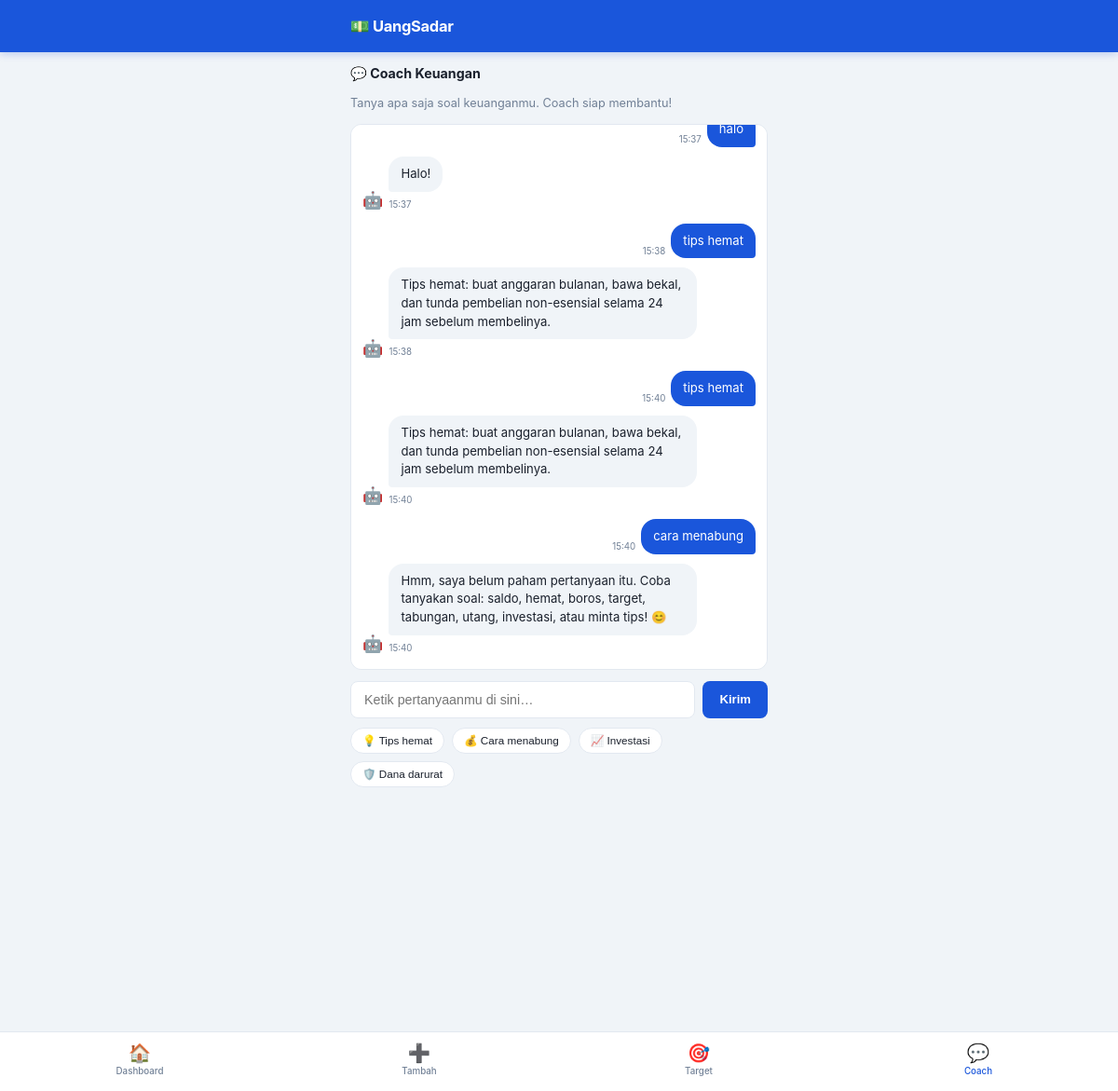
Page /chat on the committed database.
### tables this page shows
CREATE TABLE chat_log (
            id          INTEGER PRIMARY KEY AUTOINCREMENT,
            pesan_user  TEXT NOT NULL,
            balasan_bot TEXT NOT NULL,
            waktu       TEXT NOT NULL
        );

### app.py (the view)
@app.route("/chat", methods=["GET", "POST"])
def chat():
    if request.method == "POST":
        pesan = request.form.get("pesan", "").strip()
        if pesan:
            balasan = coach_reply(pesan)
            models.simpan_chat(pesan, balasan)
        return redirect(url_for("chat"))
    log = models.get_chat_log()
    return render_template("chat.html", log=log)

### models.py (called while the page is built)
def get_db():
    conn = sqlite3.connect(DB_PATH)
    conn.row_factory = sqlite3.Row
    return conn

def get_chat_log():
    conn = get_db()
    rows = conn.execute(
        "SELECT * FROM chat_log ORDER BY id DESC LIMIT 30"
    ).fetchall()
    conn.close()
    return list(reversed(rows))

### templates/chat.html (shortened to what this page needs)
{% extends "base.html" %}
{% block content %}
<section class="section chat-section">
  <h2 class="section-title">💬 Coach Keuangan</h2>
  <p class="chat-intro">Tanya apa saja soal keuanganmu. Coach siap membantu!</p>
  <div class="chat-box" id="chatBox">
    {% for entry in log %}
    <div class="bubble bubble--user">
      <span class="bubble-text">{{ entry.pesan_user }}</span>
      <span class="bubble-time">{{ entry.waktu[11:16] }}</span>
    </div>
    <div class="bubble bubble--bot">
      <span class="bubble-avatar">🤖</span>
      <div>
        <span class="bubble-text">{{ entry.balasan_bot }}</span>
        <span class="bubble-time">{{ entry.waktu[11:16] }}</span>
      </div>
    </div>
    {% endfor %}
  </div>
  <form method="post" action="{{ url_for('chat') }}" class="chat-form" id="chatForm">
    <input
      class="chat-input"
      type="text"
      name="pesan"
      id="pesanInput"
      placeholder="Ketik pertanyaanmu di sini…"
      autocomplete="off"
      required
      maxlength="200"
    />
    <button type="submit" class="btn btn--primary chat-send">Kirim</button>
  </form>
  <div class="quick-chips">
    <button class="chip" onclick="isiPesan('tips hemat')">💡 Tips hemat</button>
    <button class="chip" onclick="isiPesan('cara menabung')">💰 Cara menabung</button>
    <button class="chip" onclick="isiPesan('investasi')">📈 Investasi</button>
    <button class="chip" onclick="isiPesan('dana darurat')">🛡️ Dana darurat</button>
  </div>
</section>
{% endblock %}

### templates/base.html (shortened to what this page needs)
<!DOCTYPE html>
<html lang="id">
<head>
  <link rel="stylesheet" href="{{ url_for('static', filename='style.css') }}" />
</head>
<body>
  <header class="app-header">
    <div class="header-inner">
      <span class="logo">💵 UangSadar</span>
    </div>
  </header>
  <main class="main-content">
    {% block content %}{% endblock %}
  </main>
  <nav class="bottom-nav">
    <a href="{{ url_for('dashboard') }}"
       class="nav-item {% if request.endpoint == 'dashboard' %}active{% endif %}">
      <span class="nav-icon">🏠</span>
      <span class="nav-label">Dashboard</span>
    </a>
    <a href="{{ url_for('tambah') }}"
       class="nav-item {% if request.endpoint == 'tambah' %}active{% endif %}">
      <span class="nav-icon">➕</span>
      <span class="nav-label">Tambah</span>
    </a>
    <a href="{{ url_for('target') }}"
       class="nav-item {% if request.endpoint == 'target' %}active{% endif %}">
      <span class="nav-icon">🎯</span>
      <span class="nav-label">Target</span>
    </a>
    <a href="{{ url_for('chat') }}"
       class="nav-item {% if request.endpoint == 'chat' %}active{% endif %}">
      <span class="nav-icon">💬</span>
      <span class="nav-label">Coach</span>
    </a>
  </nav>
</body>
</html>

### static/style.css (style rules this page uses)
*, *::before, *::after { box-sizing: border-box; margin: 0; padding: 0; }
:root { --clr-bg: #f0f4f8; --clr-surface: #ffffff; --clr-border: #e2e8f0; --clr-text: #1a202c; --clr-muted: #718096; --clr-primary: #1a56db; --clr-primary-l:#ebf0ff; --clr-success: #16a34a; --clr-success-l:#dcfce7; --clr-danger: #dc2626; --clr-danger-l: #fee2e2; --clr-warn: #d97706; --clr-warn-l: #fef3c7; --clr-masuk: #16a34a; --clr-keluar: #dc2626; --radius: 12px; --radius-sm: 8px; --shadow: 0 1px 4px rgba(0,0,0,.08); }
html { font-size: 15px; }
body { font-family: -apple-system, "Segoe UI", system-ui, sans-serif; background: var(--clr-bg); color: var(--clr-text); line-height: 1.6; padding-top: 56px; padding-bottom: 72px; }
.app-header { position: fixed; top: 0; left: 0; right: 0; height: 56px; background: var(--clr-primary); color: #fff; z-index: 100; box-shadow: 0 2px 8px rgba(26,86,219,.25); }
.header-inner { max-width: 480px; margin: 0 auto; height: 100%; display: flex; align-items: center; padding: 0 16px; }
.logo { font-size: 1.1rem; font-weight: 700; letter-spacing: -.3px; }
.main-content { max-width: 480px; margin: 0 auto; padding: 12px 16px 16px; }
.bottom-nav { position: fixed; bottom: 0; left: 0; right: 0; height: 64px; background: var(--clr-surface); border-top: 1px solid var(--clr-border); display: flex; z-index: 100; }
.nav-item { flex: 1; display: flex; flex-direction: column; align-items: center; justify-content: center; text-decoration: none; color: var(--clr-muted); gap: 2px; font-size: .7rem; transition: color .15s; }
.nav-item.active { color: var(--clr-primary); }
.nav-icon { font-size: 1.3rem; line-height: 1; }
.nav-label { font-size: .65rem; font-weight: 500; }
.section { margin-bottom: 4px; }
.section-title { font-size: .95rem; font-weight: 700; margin-bottom: 10px; color: var(--clr-text); }
.btn { display: inline-flex; align-items: center; justify-content: center; padding: 10px 18px; border-radius: var(--radius-sm); font-size: .875rem; font-weight: 600; cursor: pointer; border: none; text-decoration: none; transition: opacity .15s; }
.btn--primary { background: var(--clr-primary); color: #fff; }
.chat-intro { font-size: .85rem; color: var(--clr-muted); margin-bottom: 12px; }
.chat-box { background: var(--clr-surface); border-radius: var(--radius); border: 1px solid var(--clr-border); padding: 12px; min-height: 220px; max-height: 50vh; overflow-y: auto; display: flex; flex-direction: column; gap: 10px; margin-bottom: 12px; }
.bubble { display: flex; align-items: flex-end; gap: 6px; max-width: 85%; }
.bubble--user { align-self: flex-end; flex-direction: row-reverse; }
.bubble--bot { align-self: flex-start; }
.bubble-text { display: block; padding: 9px 13px; border-radius: 16px; font-size: .875rem; line-height: 1.5; }
.bubble--user .bubble-text { background: var(--clr-primary); color: #fff; border-bottom-right-radius: 4px; }
.bubble--bot .bubble-text { background: var(--clr-bg); color: var(--clr-text); border-bottom-left-radius: 4px; }
.bubble-time { font-size: .65rem; color: var(--clr-muted); white-space: nowrap; }
.bubble-avatar { font-size: 1.2rem; }
.chat-form { display: flex; gap: 8px; margin-bottom: 10px; }
.chat-input { flex: 1; padding: 11px 14px; border: 1.5px solid var(--clr-border); border-radius: var(--radius-sm); font-size: .95rem; outline: none; }
.chat-send { white-space: nowrap; }
.quick-chips { display: flex; flex-wrap: wrap; gap: 8px; }
.chip { padding: 6px 12px; border: 1.5px solid var(--clr-border); border-radius: 99px; background: var(--clr-surface); font-size: .78rem; cursor: pointer; color: var(--clr-text); transition: all .15s; }

### rows in the picture
chat_log: pesan_user "halo", waktu "15:37", balasan_bot "Halo!"
chat_log: pesan_user "tips hemat", waktu "15:38", balasan_bot "Tips hemat: buat anggaran bulanan, bawa bekal, dan tunda pembelian non-esensial selama 24 jam sebelum membelinya."
chat_log: pesan_user "tips hemat", waktu "15:40", balasan_bot "Tips hemat: buat anggaran bulanan, bawa bekal, dan tunda pembelian non-esensial selama 24 jam sebelum membelinya."
chat_log: pesan_user "cara menabung", waktu "15:40", balasan_bot "Hmm, saya belum paham pertanyaan itu. Coba tanyakan soal: saldo, hemat, boros, target, tabungan, utang, investasi, atau minta tips! 😊"
